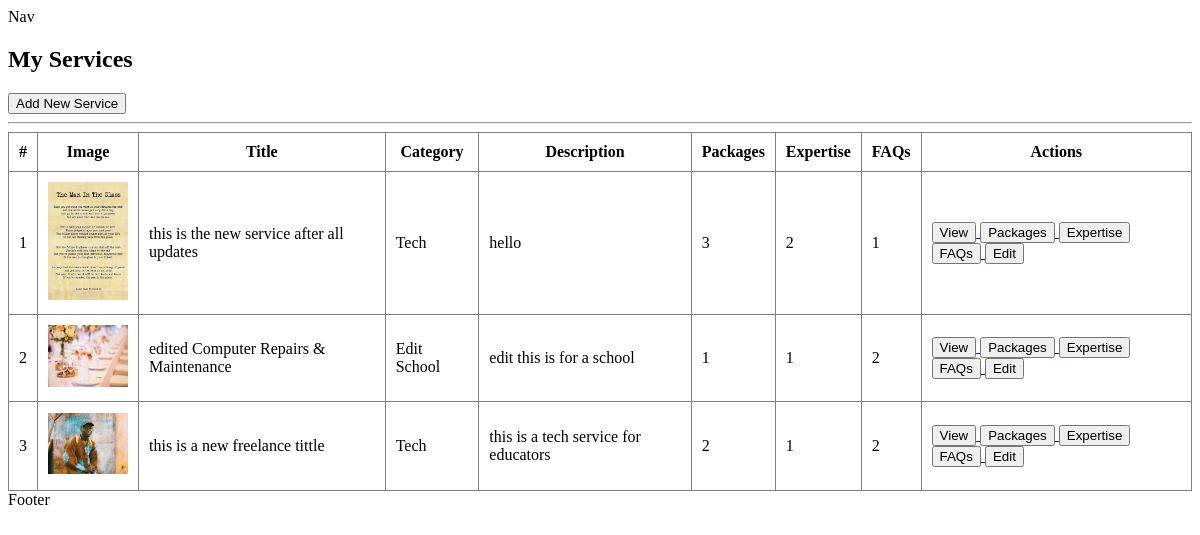
Screenshot of /manage_services/ (signed in) with the database file from the repository.
### app_main/models/service.py (models this page shows, shortened)
class Service(models.Model):
    user = models.ForeignKey(User, on_delete=models.CASCADE, related_name='services')
    service_title = models.CharField(max_length=255)
    category = models.CharField(max_length=100)
    service_description = RichTextField(config_name='default')
    service_image = models.ImageField(
        upload_to=service_image_upload_to,
        null=True,
        blank=True
    )
    created_at = models.DateTimeField(auto_now_add=True)

### app_main/views/manage_services.py (the view)
# urls.py: path('manage_services/', views.manage_services, name='manage_services'),
@login_required
def manage_services(request):
    services = Service.objects.filter(user=request.user).order_by('-created_at')
    return render(request, 'service/manage_services.html', {
        'services': services
    })

### app_main/templates/service/manage_services.html
{% extends "layout.html" %} {% block content %}
<h2>My Services</h2>
<a href="{% url 'app_main:service_index' %}">
  <button>Add New Service</button>
</a>
<hr />
{% if services %}
<table
  border="1"
  cellpadding="10"
  cellspacing="0"
  style="width: 100%; border-collapse: collapse"
>
  <thead>
    <tr>
      <th>#</th>
      <th>Image</th>
      <th>Title</th>
      <th>Category</th>
      <th>Description</th>
      <th>Packages</th>
      <th>Expertise</th>
      <th>FAQs</th>
      <th>Actions</th>
    </tr>
  </thead>
  <tbody>
    {% for service in services %}
    <tr>
      <td>{{ forloop.counter }}</td>
      <td>
        {% if service.service_image %}
        <img src="{{ service.service_image.url }}" style="width: 80px" />
        {% else %} No Image {% endif %}
      </td>
      <td>{{ service.service_title }}</td>
      <td>{{ service.category }}</td>
      <td>{{ service.service_description|truncatewords:10|safe }}</td>
      <td>{{ service.packages.count }}</td>
      <td>{{ service.expertises.count }}</td>
      <td>{{ service.faqs.count }}</td>
      <td>
        <a href="{% url 'app_main:service_detail' service.id %}">
          <button>View</button>
        </a>
        <a href="{% url 'app_main:service_packages' service.id %}">
          <button>Packages</button>
        </a>
        <a href="{% url 'app_main:service_expertise' service.id %}">
          <button>Expertise</button>
        </a>
        <a href="{% url 'app_main:service_faqs' service.id %}">
          <button>FAQs</button>
        </a>
        <a href="{% url 'app_main:edit_service' service.id %}">
          <button>Edit</button>
        </a>
      </td>
    </tr>
    {% endfor %}
  </tbody>
</table>
{% else %}
<p>You have not added any services yet.</p>
{% endif %} {% endblock %}

### rows the page displays
Service: service_image (picture), service_title "this is the new service after all updates", category "Tech", service_description "hello", packages.count "3", expertises.count "2", faqs.count "1"
Service: service_image (picture), service_title "edited Computer Repairs & Maintenance", category "Edit School", service_description "edit this is for a school", packages.count "1", expertises.count "1", faqs.count "2"
Service: service_image (picture), service_title "this is a new freelance tittle", category "Tech", service_description "this is a tech service for educators", packages.count "2", expertises.count "1", faqs.count "2"
